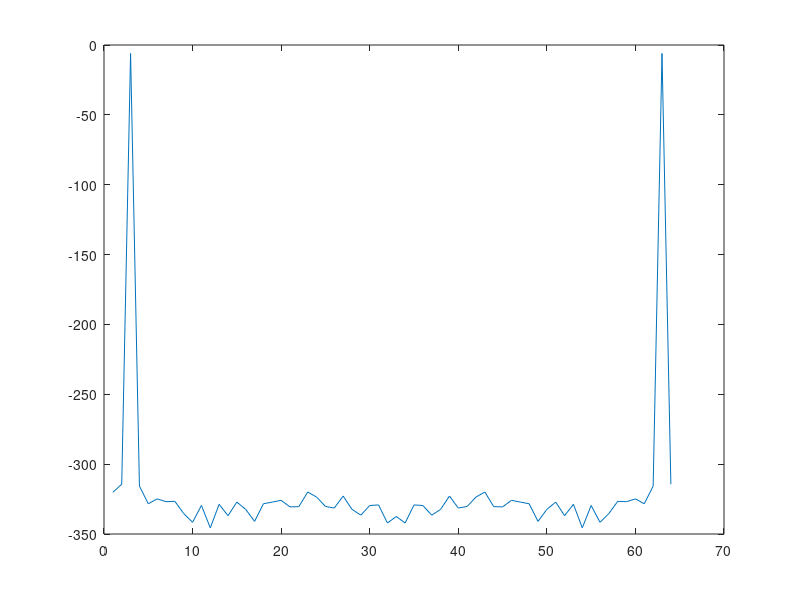

Write the MATLAB code that produced this figure.
% number of points
n=64;

% number of cycles
m = 2;

noise=random('norm',1,n);
noise=noise/10000;

Ac = 1;

%phi   = 0.0; % phase imbalance (degrees)
%phirad = phi*pi/180;

t=1:n;

w=2*pi*m*t/n;

c=Ac*cos(w);

v=c;
plot(v);
waitforbuttonpress;
clf;

vfft=fft(v)/n; %FFT must be divided by n to get true Voltage value

vabs=abs(vfft); % absolute value [Xr^2 + Xi^2]^.5

vPower = vabs.^2; % Power = Xr^2 + Xi^2
%sprintf('Bin %i  Power = %5.3f Watts\n',(m+1),vPower(m+1));
%sprintf('Bin %i  Power = %5.3f Watts\n',(n-m+1),vPower(n-m+1));

%title('Power Watts');
%clf;

vdb = 10*log10(vPower);
plot(vdb);

%sprintf('Bin %i Result = %5.3f V\n',(m+1),vabs(m+1))
%sprintf('Bin %i Result = %5.3f V\n',(n-m+1),vabs(n-m+1))
%vImbal = 20*log10(2*vabs(n-m+1));
%sprintf('Voltage imbalance = %5.3f dB\n',vImbal)


%sprintf('Bin %i Result = %5.3f dB\n',(m+1),vdb(m+1));
%sprintf('Bin %i Result = %5.3f dB\n',(n-m+1),vdb(n-m+1));

%pwrTot = vPower(m+1) + vPower(n-m+1);
%sprintf('Total power = %5.3f Watts\n',pwrTot);
%pwrTotdB = 10*log10(pwrTot);
%sprintf('Total power = %5.3f dB\n',pwrTotdB);

%pwrImbal = vdb(m+1) - vdb(n-m+1);
%printf('Power imbalance = %5.3f dBc\n',pwrImbal);

waitforbuttonpress;

%//////////////////////////////////////
w=2*pi*m*t/n + noise;
c=Ac*cos(w);

v=c;

vfft=fft(v)/n; %FFT must be divided by n to get true Voltage value

vabs=abs(vfft); % absolute value [Xr^2 + Xi^2]^.5

vPower = vabs.^2; % Power = Xr^2 + Xi^2
vdb = 10*log10(vPower);
plot(vdb);
%title('Power dB');
